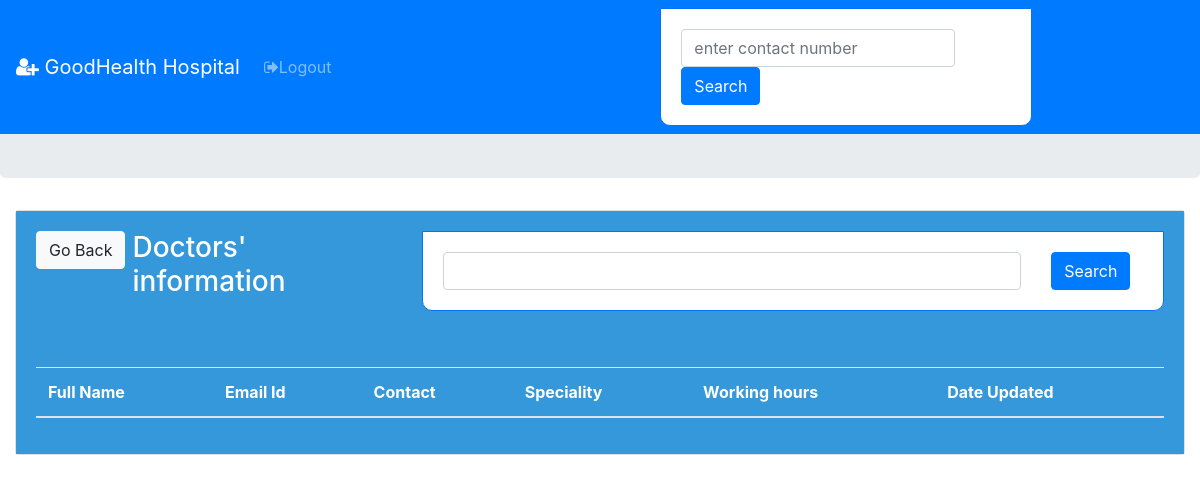
/doctors_information.php, run on an earlier commit of the app's database.
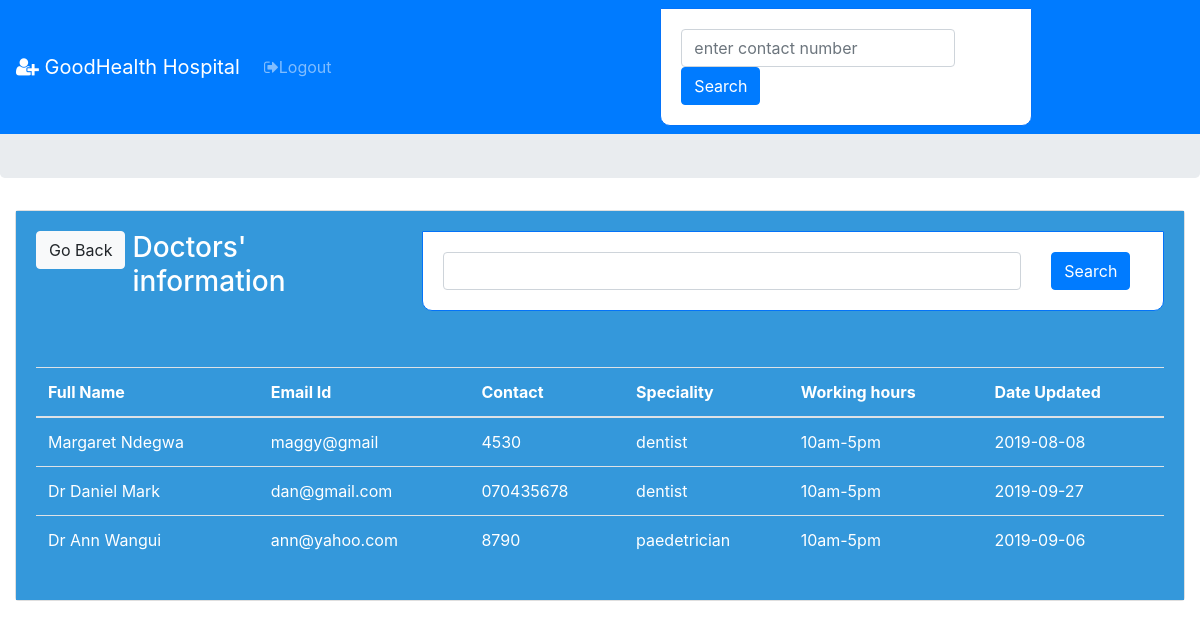
And on a later commit of the database.
### tables this page shows
CREATE TABLE `profile` (
  `id` int(11) NOT NULL,
  `fullname` varchar(100) NOT NULL,
  `email` varchar(100) NOT NULL,
  `contact` varchar(100) NOT NULL,
  `speciality` varchar(100) NOT NULL,
  `hours` varchar(100) NOT NULL,
  `date` varchar(100) NOT NULL
);

### func.php (the view, shortened to what this page needs)
<?php
$db = mysqli_connect('localhost', 'root', '', 'hospital mgt sys');
function get_doctors_information(){
	global $db;
	$query="select * from profile";
	$result=mysqli_query($db,$query);
	while($row=mysqli_fetch_array($result)){
	$fullname=$row['fullname'];
	$email=$row['email'];
	$contact=$row['contact'];
	$speciality=$row['speciality'];
	$hours=$row['hours'];
    $date=$row['date'];
	echo " <tr>
             <td>$fullname</td>
             <td>$email</td>
             <td>$contact</td>
             <td>$speciality</td>
             <td>$hours</td>
             <td>$date</td>
           </tr>
          ";
	}
}
?>

What changed in the data, as far as the page shows it:
added profile: fullname "Margaret Ndegwa", email "maggy@gmail", contact "4530", speciality "dentist", hours "10am-5pm", date "2019-08-08"
added profile: fullname "Dr Daniel Mark", email "dan@gmail.com", contact "070435678", speciality "dentist", hours "10am-5pm", date "2019-09-27"
added profile: fullname "Dr Ann Wangui", email "ann@yahoo.com", contact "8790", speciality "paedetrician", hours "10am-5pm", date "2019-09-06"
